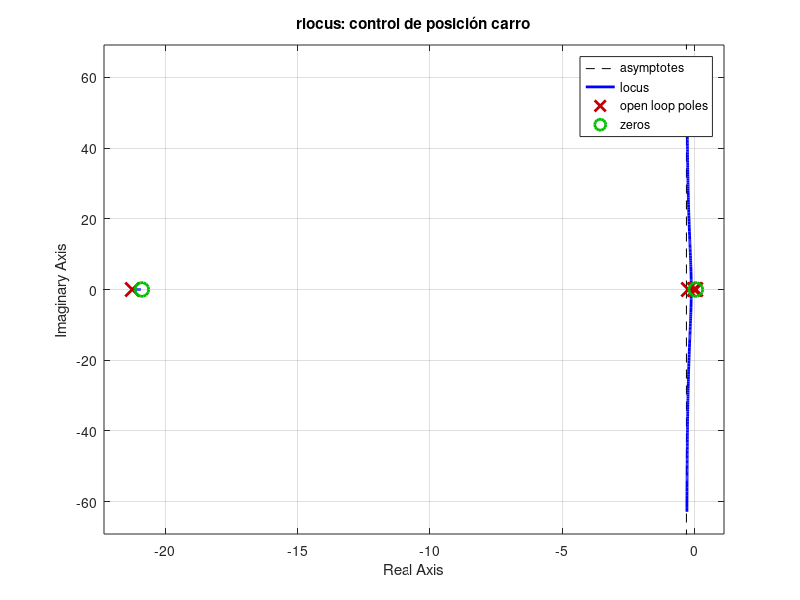
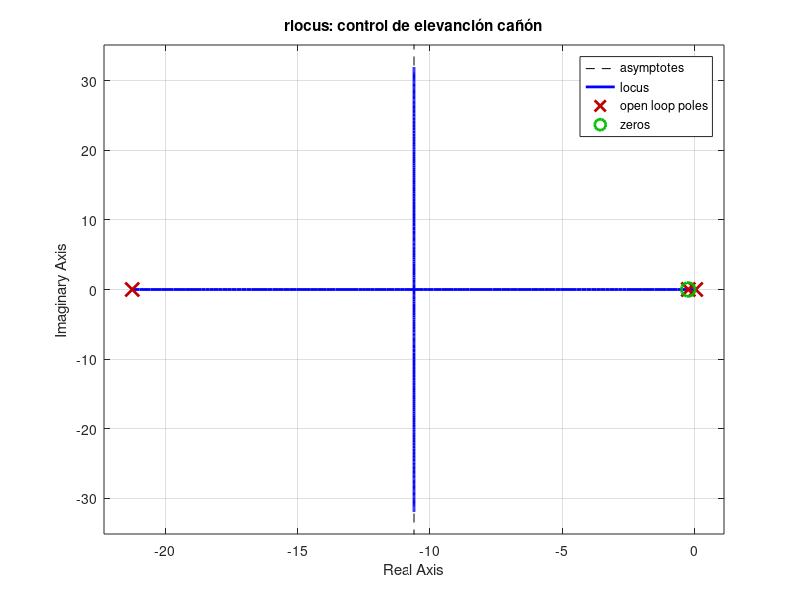
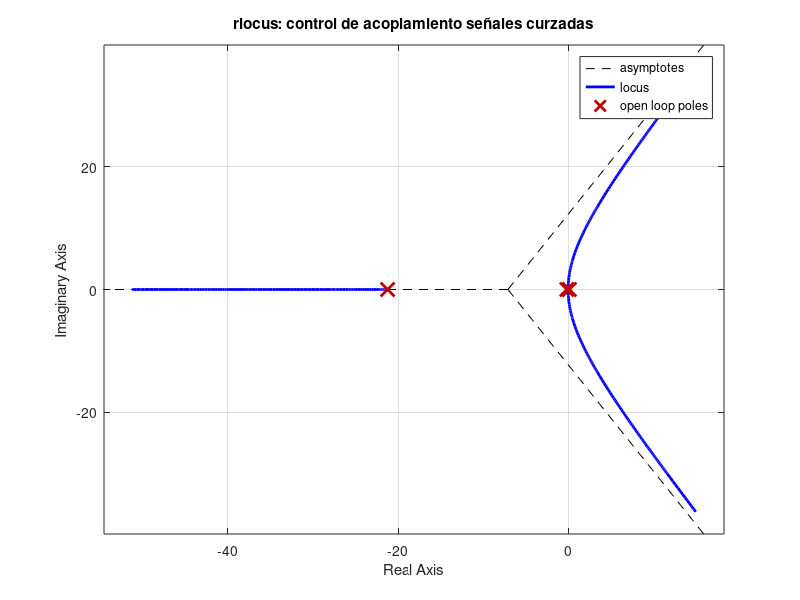

Reproduce these figures in MATLAB, in order.
% rlocus:
% Gráficos de acuerdo al modelo corregido por el profesor: Miguel Torres

% posición carro: x
% Valores aproximados para los coeficientes de p(s) en X(s):
num_x = 10^-5*[2.3121 48.1696 -2.8353];
% Valores aproximados para los coeficientes de q(s) en X(s):
den_x = [1.0 21.4258 3.5694 -0.2835 0.0];
% Función de transferencia X(s)
sys_x = tf(num_x, den_x);

% posición cañón: theta
% Valores aproximados para los coeficientes de p(s) acoplado de Theta(s):
num_theta = 10^-5*[2.1195 0.4817];
% Valores aproximados para los coeficientes de p(s) acoplado de Theta(s):
den_theta = [1.0 21.4258 3.5694 -0.2835];
% Función de transferencia Theta(s)
sys_theta = tf(num_theta, den_theta);

% coupling: 
% Valores aproximados para los coeficientes de p(s) en X(s):
num_thetax = 10^-6*2.8902;
% Valores aproximados para los coeficientes de q(s) en X(s):
den_thetax = [1.0 21.4258 3.5694 -0.2835];
% Coupling TF:
sys_thetax = tf(num_thetax, den_thetax); 

% rlocus: 
% x:
figure;
rlocus(sys_x); 
title("rlocus: control de posición carro")
grid on; 
% theta: 
figure; 
rlocus(sys_theta); 
title("rlocus: control de elevanción cañón"); 
grid on; 
% coupling:
figure; 
rlocus(sys_thetax); 
title("rlocus: control de acoplamiento señales curzadas"); 
grid on; 

